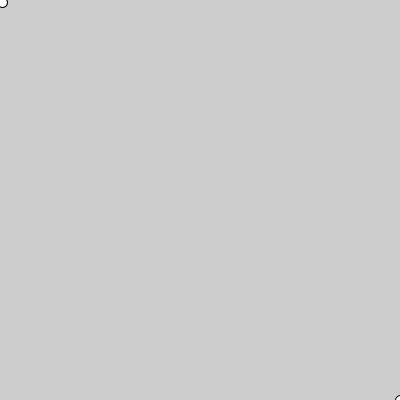
Frame 1 (no input)
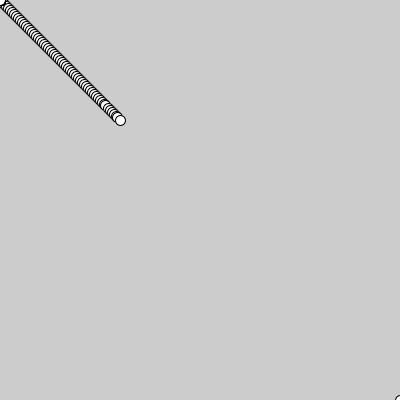
Frame 60 (the mouse pressed at the canvas centre just before this capture)
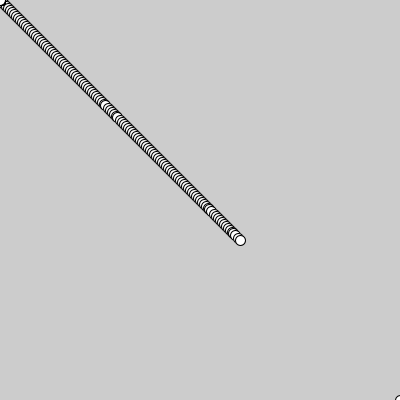
Frame 120 (the mouse held since frame 60 and released just before this capture)

The Processing sketch that drew these frames (run headless with seeded random() and noise(); from frame 60 on, the mouse is pressed at the canvas centre):

// Processing sketch: week03_6_lerp_frameCount
// ── week03_6_lerp_frameCount.pde
//week03-6_lerp_frameCount
void setup(){
  size(400,400);
}
float startX=0,startY=0;
float stopX=400,stopY=400;
void draw(){
  ellipse(startX,startY,10,10);
  ellipse(stopX,stopY,10,10);
  //lerp()可以做內插，要給他0.0-1.0之間的數
  float midX=lerp(startX,stopX,frameCount/200.0);
  float midY=lerp(startY,stopY,frameCount/200.0);
  //frameCount是「第幾個frame」 1小時=60分，1分60秒 1秒=60frame
  ellipse(midX,midY,10,10);
}
